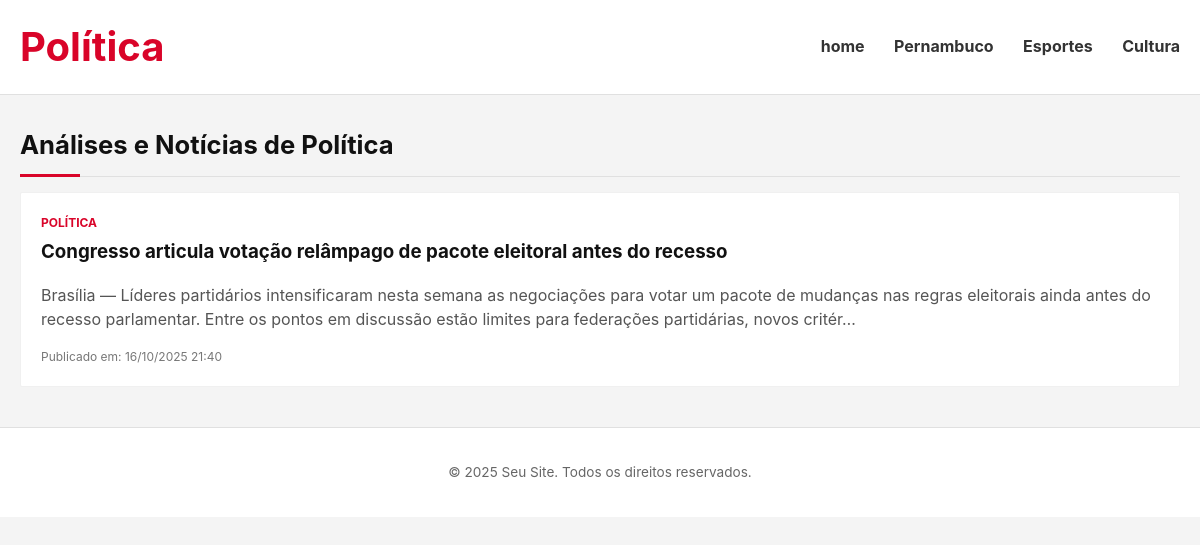
Page /politica/ on the earlier database version.
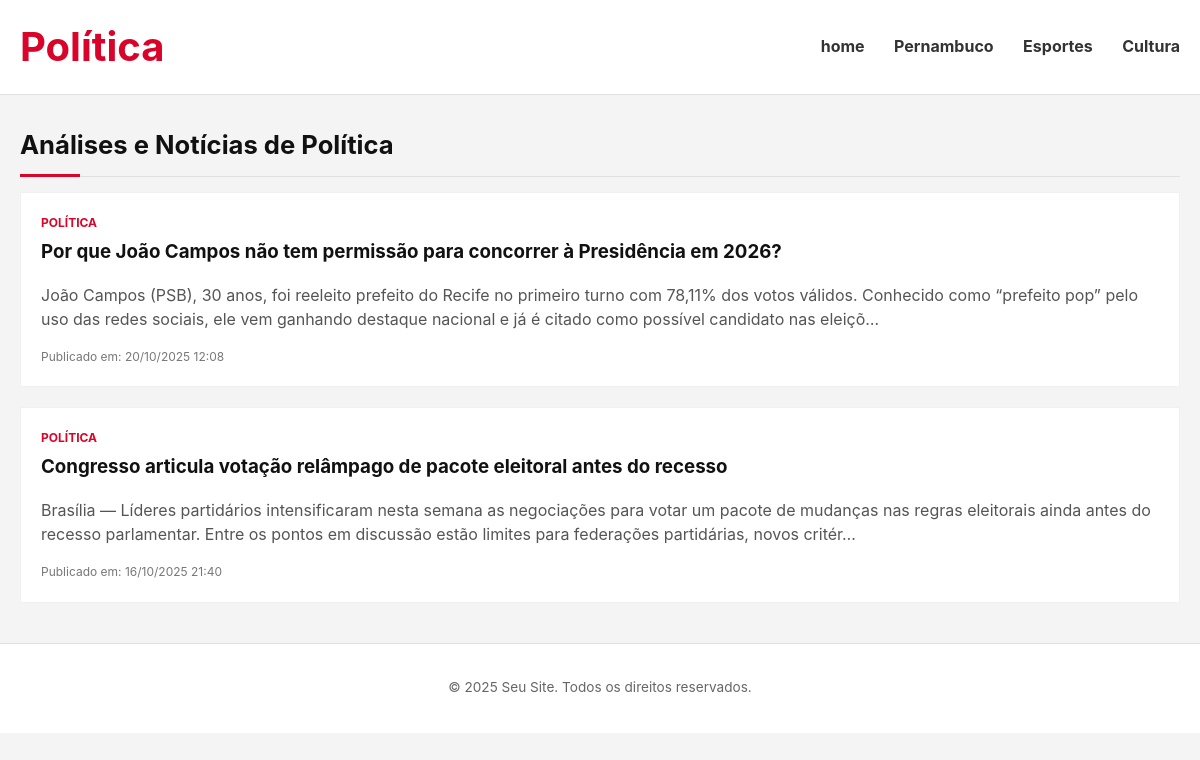
Same page on the later database version.
### app1/models.py (models this page shows, shortened)
class Artigos(models.Model):
    titulo = models.CharField(max_length=100)
    categoria = models.CharField(max_length=100)
    conteudo = models.TextField()
    data_publicacao = models.DateTimeField(auto_now_add=True)

### app1/views.py (the view)
# urls.py: path('politica/', views.topico_politica, name='topico_politica'),
def topico_politica(request):
    artigos_politica = Artigos.objects.filter(categoria='Política').order_by('-data_publicacao')
    context = {'artigos_politica': artigos_politica}
    return render(request, 'app1/topico_politica.html', context)

### app1/templates/app1/topico_politica.html (shortened to what this page needs)
{% load static %}
<!DOCTYPE html>
<html lang="pt-br">
<head>
    <link rel="stylesheet" href="{% static 'app1/css/style.css' %}">
</head>
<body>
    <header class="main-header">
        <div class="container">
            <h1 class="logo-text">Política</h1>
            <nav class="main-nav">
                <a href="{% url 'home' %}">home</a>
                <a href="{% url 'topico_pernambuco' %}">Pernambuco</a>
                <a href="{% url 'topico_esportes' %}">Esportes</a>
                <a href="{% url 'topico_cultura' %}">Cultura</a>
            </nav>
        </div>
    </header>
    <div class="container">
        <h2 class="section-title">Análises e Notícias de Política</h2>
        {% if artigos_politica %}
            {% for artigo in artigos_politica %}
                <div class="card">
                    <div class="card-content">
                        <span class="card-category">POLÍTICA</span>
                        <h3 class="card-title">
                            <a href="{% url 'exibir_artigo' artigo.id %}">
                                {{ artigo.titulo }}
                            </a>
                        </h3>
                        <p class="card-summary">
                            {{ artigo.conteudo|truncatechars:250 }}
                        </p>
                        <span class="card-date">
                            Publicado em: {{ artigo.data_publicacao|date:"d/m/Y H:i" }}
                        </span>
                    </div>
                </div>
            {% endfor %}
        {% endif %}
    </div>
    <footer class="main-footer">
        <div class="container">
            <p>&copy; {% now "Y" %} Seu Site. Todos os direitos reservados.</p>
        </div>
    </footer>
</body>
</html>

### app1/Static/app1/css/style.css (style rules this page uses)
body { font-family: -apple-system, BlinkMacSystemFont, "Segoe UI", Roboto, Helvetica, Arial, sans-serif; margin: 0; background-color: #f4f4f4; color: #333; line-height: 1.6; }
a { color: #111; text-decoration: none; transition: color 0.2s; }
.container { max-width: 1200px; margin: 0 auto; padding: 0 20px; }
.main-header { background-color: #ffffff; border-bottom: 1px solid #e0e0e0; padding: 15px 0; margin-bottom: 30px; }
.main-header .container { display: flex; justify-content: space-between; align-items: center; }
.logo-text { font-size: 2.5rem; font-weight: bold; color: #d90429; margin: 0; }
.main-nav a { color: #333; margin-left: 25px; font-weight: bold; font-size: 1rem; padding: 5px 0; }
.section-title { font-size: 1.6rem; font-weight: 700; color: #111; margin: 0 0 15px 0; padding-bottom: 10px; border-bottom: 1px solid #e0e0e0; position: relative; }
.section-title::after { content: ''; display: block; position: absolute; bottom: -1px; left: 0; width: 60px; height: 3px; background-color: #d90429; }
.card { background-color: #ffffff; border: 1px solid #f0f0f0; border-radius: 2px; overflow: hidden; margin-bottom: 20px; display: flex; flex-direction: column; }
.card-content { padding: 20px; }
.card-category { display: block; color: #d90429; font-weight: 700; font-size: 0.75rem; text-transform: uppercase; margin-bottom: 5px; }
.card-title { margin-top: 0; margin-bottom: 10px; }
.card-title a { color: #111; transition: color 0.2s; }
.card-summary { font-size: 1rem; color: #555; line-height: 1.5; }
.card-date { display: block; font-size: 0.75rem; color: #777; margin-top: 5px; font-weight: normal; }
.main-footer { background-color: #fff; color: #666; text-align: center; padding: 20px 0; margin-top: 40px; border-top: 1px solid #e0e0e0; font-size: 0.85rem; }

Differences in the rows shown:
added Artigos: titulo "Por que João Campos não tem permissão para concorrer à Presidência em 2026?", conteudo "João Campos (PSB), 30 anos, foi reeleito prefeito do Recife no primeiro turno com 78,11% dos votos válidos. Conhecido como “prefeito pop” pelo uso das redes sociais, ele vem ganhando destaque nacional e já é citado como possível candidato nas eleiçõ…", data_publicacao "20/10/2025 12:08"
